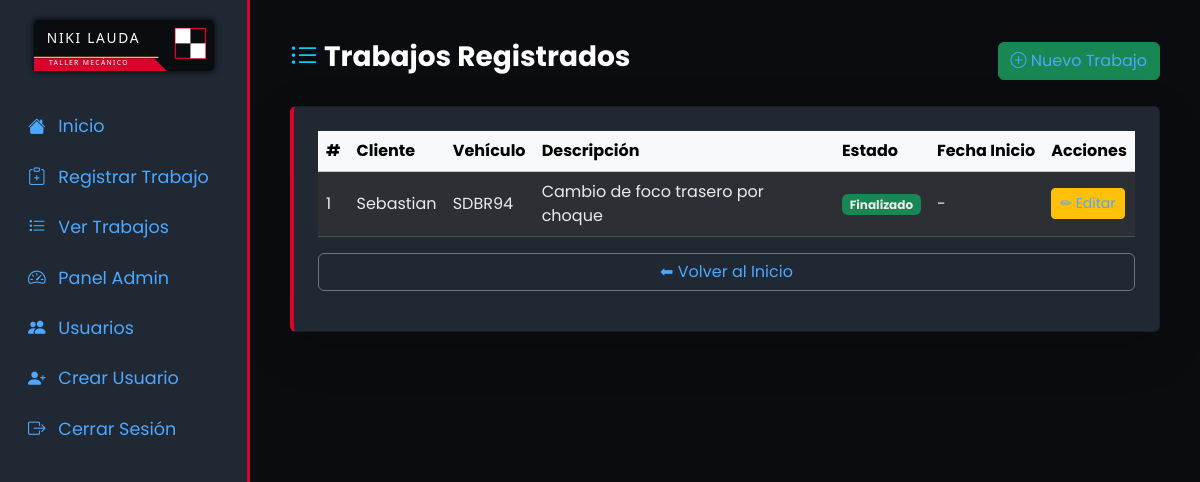
The page /operaciones/trabajos/ (signed in) on the database its author committed.
### operaciones/models.py (models this page shows, shortened)
class OrdenTrabajo(models.Model):
    ESTADOS=[
        ("Pendiente","Pendiente"),
        ("En Proceso","En Proceso"),
        ("Finalizado","Finalizado")
    ]
    cliente=models.ForeignKey(Cliente,on_delete=models.CASCADE)
    vehiculo=models.ForeignKey(Vehiculo,on_delete=models.CASCADE)
    descripcion=models.TextField()
    zona=models.ForeignKey(ZonaTrabajo, on_delete=models.SET_NULL, null=True, blank=True)
    mecanico=models.ForeignKey(PerfilUsuario, on_delete=models.SET_NULL, null=True, blank=True)
    estado=models.CharField(max_length=20,choices=ESTADOS,default="Pendiente")
    fecha_inicio=models.DateTimeField(blank=True, null=True)
    fecha_fin=models.DateTimeField(blank=True, null=True)
    creado=models.DateTimeField(auto_now_add=True)
    actualizado=models.DateTimeField(auto_now=True)

class Cliente(models.Model):
    nombre=models.CharField(max_length=120)
    rut=models.CharField(max_length=12,blank=True)
    activo=models.BooleanField(default=True)
    def __str__(self):
        return self.nombre

class Vehiculo(models.Model):
    cliente=models.ForeignKey(Cliente,on_delete=models.CASCADE)
    marca=models.CharField(max_length=120)
    modelo=models.CharField(max_length=120)
    patente = models.CharField(max_length=10, unique=True)
    activo=models.BooleanField(default=True)
    def __str__(self):
        return f"{self.patente}"

### operaciones/views.py (the view)
# urls.py: path("trabajos/", views.lista_trabajos, name="lista_trabajos"),
@login_required
def lista_trabajos(request):
    trabajos = OrdenTrabajo.objects.all().order_by("-creado")
    return render(request, "operaciones/lista_trabajos.html", {"trabajos": trabajos})

### operaciones/templates/operaciones/lista_trabajos.html (shortened to what this page needs)
{% extends 'core/base.html' %}
{% block content %}
<div class="d-flex justify-content-between align-items-center mb-4">
    <h3 class="fw-bold"><i class="bi bi-list-ul text-info"></i> Trabajos Registrados</h3>
    <a href="{% url 'registrar_trabajo' %}" class="btn btn-success">
        <i class="bi bi-plus-circle"></i> Nuevo Trabajo
    </a>
</div>
<div class="card shadow-lg p-4">
    <table class="table table-dark table-striped align-middle">
        <thead class="table-light text-dark">
            <tr>
                <th>#</th>
                <th>Cliente</th>
                <th>Vehículo</th>
                <th>Descripción</th>
                <th>Estado</th>
                <th>Fecha Inicio</th>
                <th>Acciones</th>
            </tr>
        </thead>
        <tbody>
            {% for t in trabajos %}
            <tr>
                <td>{{ forloop.counter }}</td>
                <td>{{ t.cliente }}</td>
                <td>{{ t.vehiculo }}</td>
                <td style="max-width: 300px;">
                    {{ t.descripcion }}
                </td>
                <td>
                    {% if t.estado == "Pendiente" %}
                        <span class="badge bg-warning text-dark">Pendiente</span>
                    {% elif t.estado == "En Proceso" %}
                        <span class="badge bg-primary">En Proceso</span>
                    {% else %}
                        <span class="badge bg-success">Finalizado</span>
                    {% endif %}
                </td>
                <td>
                    {% if t.fecha_inicio %}
                        {{ t.fecha_inicio|date:"d/m/Y" }}
                    {% else %}
                        -
                    {% endif %}
                </td>
                <td>
                    <a href="{% url 'editar_trabajo' t.id %}" class="btn btn-sm btn-warning">
                        ✏ Editar
                    </a>
                </td>
            </tr>
            {% empty %}
            <tr>
                <td colspan="7" class="text-center text-muted py-4">
                    <i class="bi bi-info-circle"></i> No hay trabajos registrados
                </td>
            </tr>
            {% endfor %}
        </tbody>
    </table>
    <a href="/" class="btn btn-outline-secondary mb-3">
        ⬅ Volver al Inicio
    </a>
</div>
{% endblock %}

### core/templates/core/base.html (style rules this page uses)
:root { --rojo-ferrari: #D90429; --rojo-ferrari-oscuro: #A3001F; --negro-carbon: #0B0C10; --gris-metal: #1F2833; --amarillo-f1: #FFC300; }
body { background-color: var(--negro-carbon); color: white; font-family: 'Poppins', sans-serif; overflow-x: hidden; }
.card { background-color: var(--gris-metal); border-left: 4px solid var(--rojo-ferrari); }
body, p, span, li, td { color: #EAEAEA !important; }
h1, h2, h3, h4, h5, h6 { color: #FFFFFF !important; }
a { color: #4DA8FF !important; text-decoration: none; }

### rows shown on the page
OrdenTrabajo: cliente "Sebastian", vehiculo "SDBR94", descripcion "Cambio de foco trasero por choque", estado "Finalizado"
